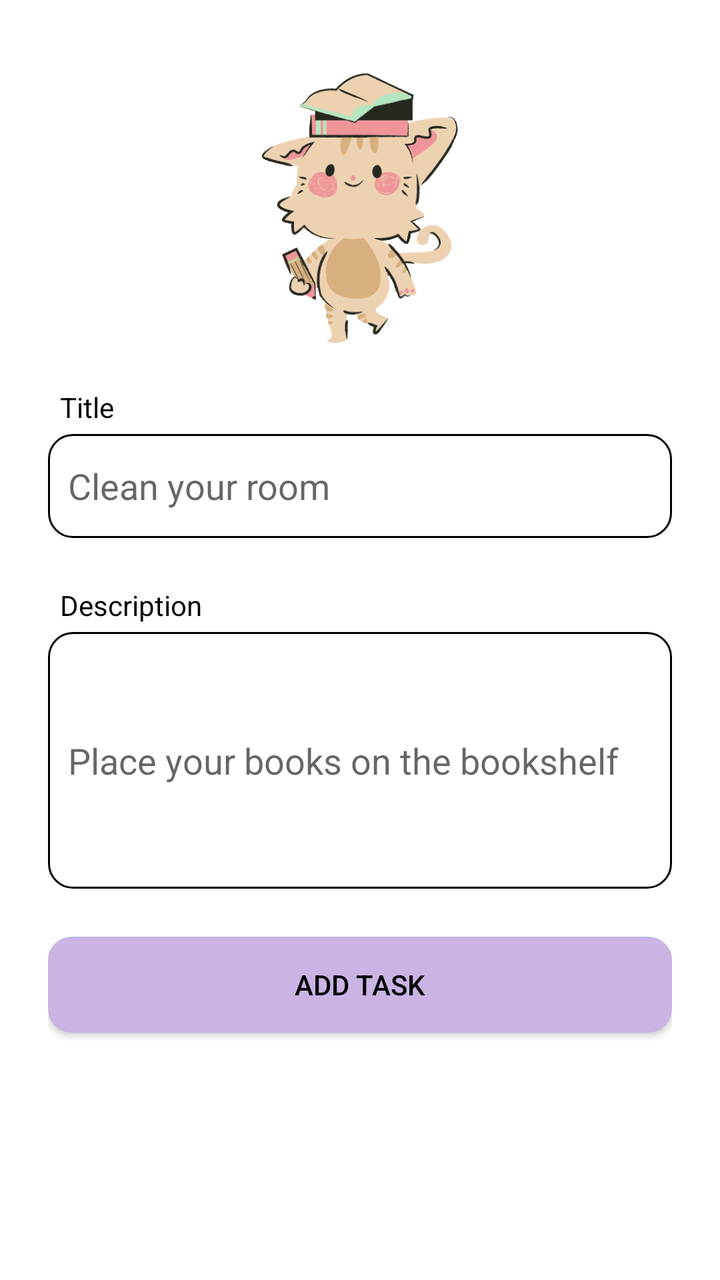
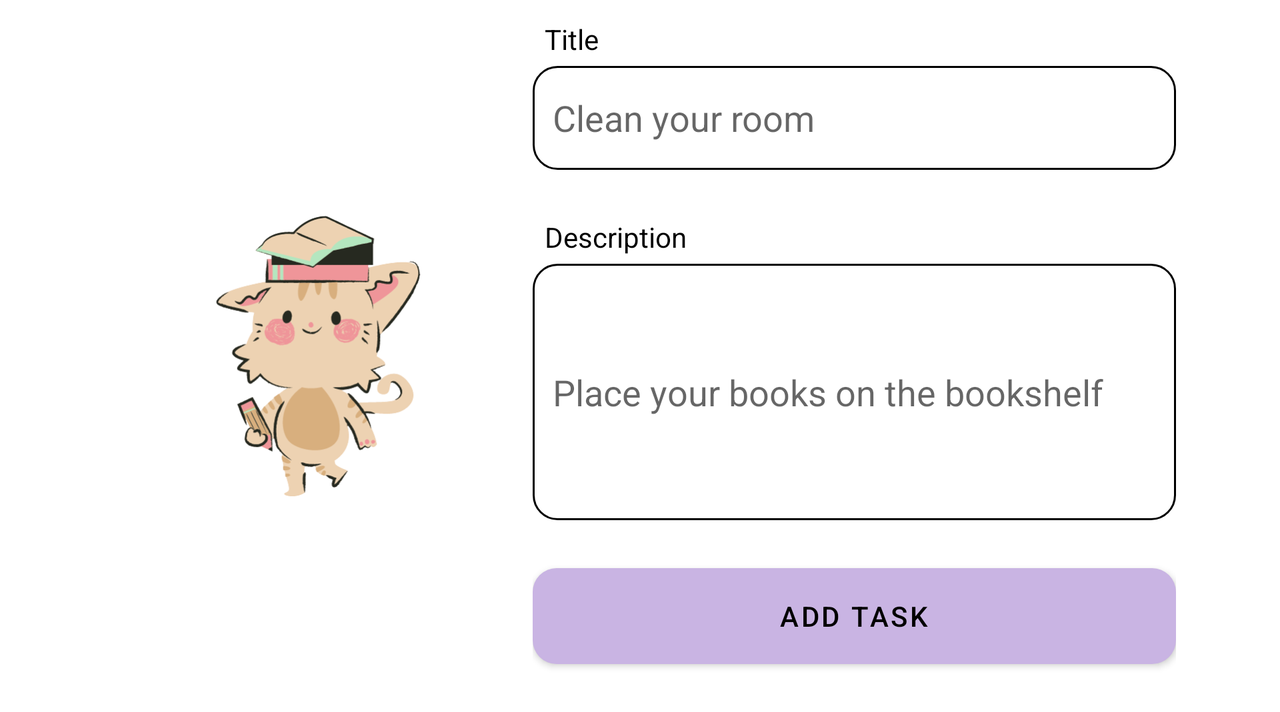

One screen, two layout resources from the same app: the default and the repository's alternative for another configuration. Each is rendered where Android would select it; the XML of both is given below.
<!-- AndroidManifest.xml: application theme Theme.Tasks -->
<!-- res/layout/activity_add_task.xml -->
<?xml version="1.0" encoding="utf-8"?>
<LinearLayout xmlns:android="http://schemas.android.com/apk/res/android"
    xmlns:tools="http://schemas.android.com/tools"
    android:layout_width="match_parent"
    android:layout_height="match_parent"
    android:orientation="vertical"
    android:paddingHorizontal="24dp"
    tools:context=".AddTaskActivity">

    <ImageView
        android:id="@+id/image"
        android:layout_width="160dp"
        android:layout_height="160dp"
        android:layout_gravity="center"
        android:layout_marginTop="24dp"
        android:contentDescription="@string/image"
        android:src="@drawable/cat"/>

    <LinearLayout
        android:layout_width="match_parent"
        android:layout_height="wrap_content"
        android:layout_marginTop="10dp"
        android:orientation="vertical">

        <TextView
            android:layout_width="wrap_content"
            android:layout_height="wrap_content"
            android:layout_marginStart="6dp"
            android:text="@string/title" />

        <EditText
            android:id="@+id/title_input"
            android:layout_width="match_parent"
            android:layout_height="52dp"
            android:layout_marginTop="4dp"
            android:background="@drawable/edit_text_background"
            android:hint="@string/title_placeholder"
            android:inputType="text"
            android:lines="1"
            android:paddingHorizontal="10dp"
            tools:ignore="Autofill"
            android:maxWidth="320dp"/>
    </LinearLayout>

    <LinearLayout
        android:layout_width="match_parent"
        android:layout_height="wrap_content"
        android:layout_marginTop="24dp"
        android:orientation="vertical">

        <TextView
            android:layout_width="wrap_content"
            android:layout_height="wrap_content"
            android:layout_marginStart="6dp"
            android:text="@string/description" />

        <EditText
            android:id="@+id/description_input"
            android:layout_width="match_parent"
            android:layout_height="wrap_content"
            android:layout_marginTop="4dp"
            android:background="@drawable/edit_text_background"
            android:hint="@string/description_placeholder"
            android:inputType="textMultiLine"
            android:lines="5"
            android:padding="10dp"
            tools:ignore="Autofill"
            android:maxWidth="320dp"/>
    </LinearLayout>

    <androidx.appcompat.widget.AppCompatButton
        android:id="@+id/add_task_button"
        android:layout_width="match_parent"
        android:maxWidth="320dp"
        android:layout_height="wrap_content"
        android:layout_marginVertical="24dp"
        android:background="@drawable/button_background"
        android:text="@string/add_task"
        android:textColor="@color/black" />

</LinearLayout>
<!-- resources referenced by this layout -->
<resources>
  <color name="black">#000000</color>
  <!-- drawable button_background (drawable) -->
  <?xml version="1.0" encoding="utf-8"?>
  <shape xmlns:android="http://schemas.android.com/apk/res/android"
      android:shape="rectangle">
      <solid android:color="@color/lavender_blue"/>
      <corners android:radius="12dp"/>
  </shape>
  <!-- drawable cat: png bitmap (drawable-v24, 46256 bytes) -->
  <!-- drawable edit_text_background (drawable) -->
  <?xml version="1.0" encoding="utf-8"?>
  <selector xmlns:android="http://schemas.android.com/apk/res/android">
      <item>
          <shape android:shape="rectangle">
              <solid android:color="@android:color/transparent"/>
              <stroke android:color="?attr/colorOnSecondary" android:width="1dp"/>
              <corners android:radius="12dp"/>
          </shape>
      </item>
  </selector>
  <string name="add_task">Add task</string>
  <string name="description">Description</string>
  <string name="description_placeholder">Place your books on the bookshelf</string>
  <string name="image">Image</string>
  <string name="title">Title</string>
  <string name="title_placeholder">Clean your room</string>
  <style name="Theme.Tasks" parent="Theme.MaterialComponents.DayNight.DarkActionBar">
          
          <item name="colorPrimary">@color/lavender_blue</item>
          <item name="colorPrimaryVariant">@color/blizzard_blue</item>
          <item name="colorOnPrimary">@color/white</item>
          
          <item name="colorSecondary">@color/bisque</item>
          <item name="colorSecondaryVariant">@color/salmon_pink</item>
          <item name="colorOnSecondary">@color/black</item>
          
          <item name="android:statusBarColor">?attr/colorPrimary</item>
          
          <item name="android:textColor">@color/black</item>
          <item name="cardBackgroundColor">@color/card_background_light</item>
      </style>
  <color name="lavender_blue">#C9B4E3</color>
  <color name="blizzard_blue">#A0DAE4</color>
  <color name="white">#FFFFFF</color>
  <color name="bisque">#DDC19E</color>
  <color name="salmon_pink">#F4989C</color>
  <color name="card_background_light">#D5F0F8</color>
</resources>
<!-- res/layout-land/activity_add_task.xml (the repository's variant of the layout above) -->
<!-- drawn on the phone turned sideways -->
<?xml version="1.0" encoding="utf-8"?>
<LinearLayout xmlns:android="http://schemas.android.com/apk/res/android"
    xmlns:app="http://schemas.android.com/apk/res-auto"
    xmlns:tools="http://schemas.android.com/tools"
    android:layout_width="match_parent"
    android:layout_height="wrap_content"
    android:orientation="horizontal"
    android:paddingHorizontal="52dp"
    tools:context=".AddTaskActivity">

    <ImageView
        android:id="@+id/image"
        android:layout_width="0dp"
        android:layout_height="match_parent"
        android:layout_weight="40"
        android:padding="24dp"
        android:contentDescription="@string/image"
        android:src="@drawable/cat" />

    <ScrollView
        android:layout_width="0dp"
        android:layout_height="wrap_content"
        android:layout_weight="60"
        android:scrollbars="none">

        <LinearLayout
            android:layout_width="match_parent"
            android:layout_height="wrap_content"
            android:orientation="vertical">

            <LinearLayout
                android:layout_width="match_parent"
                android:layout_height="wrap_content"
                android:layout_marginTop="10dp"
                android:orientation="vertical">

                <TextView
                    android:layout_width="wrap_content"
                    android:layout_height="wrap_content"
                    android:layout_marginStart="6dp"
                    android:text="@string/title" />

                <EditText
                    android:id="@+id/title_input"
                    android:layout_width="match_parent"
                    android:layout_height="52dp"
                    android:layout_marginTop="4dp"
                    android:background="@drawable/edit_text_background"
                    android:hint="@string/title_placeholder"
                    android:inputType="text"
                    android:lines="1"
                    android:paddingHorizontal="10dp"
                    tools:ignore="Autofill" />
            </LinearLayout>

            <LinearLayout
                android:layout_width="match_parent"
                android:layout_height="wrap_content"
                android:layout_marginTop="24dp"
                android:orientation="vertical">

                <TextView
                    android:layout_width="wrap_content"
                    android:layout_height="wrap_content"
                    android:layout_marginStart="6dp"
                    android:text="@string/description" />

                <EditText
                    android:id="@id/description_input"
                    android:layout_width="match_parent"
                    android:layout_height="wrap_content"
                    android:layout_marginTop="4dp"
                    android:background="@drawable/edit_text_background"
                    android:hint="@string/description_placeholder"
                    android:inputType="textMultiLine"
                    android:lines="5"
                    android:padding="10dp"
                    tools:ignore="Autofill" />
            </LinearLayout>

            <CheckBox
                android:id="@+id/add_date_time"
                android:layout_width="wrap_content"
                android:layout_height="wrap_content"
                android:checked="false"
                android:text="@string/set_date_and_time"
                android:visibility="gone"/>

            <LinearLayout
                android:id="@+id/date_time_layout"
                android:layout_width="wrap_content"
                android:layout_height="wrap_content"
                android:layout_marginTop="24dp"
                android:orientation="horizontal"
                android:visibility="gone"
                android:layout_gravity="center">

                <TextView
                    android:id="@+id/date"
                    android:layout_width="wrap_content"
                    android:layout_height="wrap_content"
                    android:gravity="center"
                    android:text="@string/date_placeholder"
                    android:textSize="14sp"
                    app:drawableStartCompat="@drawable/ic_calendar"
                    android:drawablePadding="5dp"/>

                <TextView
                    android:id="@+id/time"
                    android:layout_marginStart="50dp"
                    android:layout_width="wrap_content"
                    android:layout_height="wrap_content"
                    android:gravity="center"
                    android:text="@string/time_placeholder"
                    android:textSize="14sp"
                    app:drawableStartCompat="@drawable/ic_clock"
                    android:drawablePadding="5dp"/>

            </LinearLayout>

            <Button
                android:id="@+id/add_task_button"
                android:layout_width="match_parent"
                android:layout_height="wrap_content"
                android:layout_marginTop="24dp"
                android:background="@drawable/button_background"
                android:text="@string/add_task"
                android:textColor="@color/black"
                android:layout_marginBottom="24dp"/>
        </LinearLayout>
    </ScrollView>

</LinearLayout>
<!-- resources referenced by the variant -->
<!-- as the phone turned sideways resolves them -->
<resources>
  <color name="black">#000000</color>
  <!-- drawable button_background (drawable) -->
  <?xml version="1.0" encoding="utf-8"?>
  <shape xmlns:android="http://schemas.android.com/apk/res/android"
      android:shape="rectangle">
      <solid android:color="@color/lavender_blue"/>
      <corners android:radius="12dp"/>
  </shape>
  <!-- drawable cat: png bitmap (drawable-v24, 46256 bytes) -->
  <!-- drawable edit_text_background (drawable) -->
  <?xml version="1.0" encoding="utf-8"?>
  <selector xmlns:android="http://schemas.android.com/apk/res/android">
      <item>
          <shape android:shape="rectangle">
              <solid android:color="@android:color/transparent"/>
              <stroke android:color="?attr/colorOnSecondary" android:width="1dp"/>
              <corners android:radius="12dp"/>
          </shape>
      </item>
  </selector>
  <!-- drawable ic_calendar (drawable) -->
  <vector android:height="24dp" android:tint="?attr/colorOnSecondary"
      android:viewportHeight="24" android:viewportWidth="24"
      android:width="24dp" xmlns:android="http://schemas.android.com/apk/res/android">
      <path android:fillColor="@android:color/white" android:pathData="M19,4h-1V2h-2v2H8V2H6v2H5C3.89,4 3.01,4.9 3.01,6L3,20c0,1.1 0.89,2 2,2h14c1.1,0 2,-0.9 2,-2V6C21,4.9 20.1,4 19,4zM19,20H5V10h14V20zM9,14H7v-2h2V14zM13,14h-2v-2h2V14zM17,14h-2v-2h2V14zM9,18H7v-2h2V18zM13,18h-2v-2h2V18zM17,18h-2v-2h2V18z"/>
  </vector>
  <!-- drawable ic_clock (drawable) -->
  <vector android:height="24dp" android:tint="?attr/colorOnSecondary"
      android:viewportHeight="24" android:viewportWidth="24"
      android:width="24dp" xmlns:android="http://schemas.android.com/apk/res/android">
      <path android:fillColor="@android:color/white" android:pathData="M11.99,2C6.47,2 2,6.48 2,12s4.47,10 9.99,10C17.52,22 22,17.52 22,12S17.52,2 11.99,2zM12,20c-4.42,0 -8,-3.58 -8,-8s3.58,-8 8,-8 8,3.58 8,8 -3.58,8 -8,8z"/>
      <path android:fillColor="@android:color/white" android:pathData="M12.5,7H11v6l5.25,3.15 0.75,-1.23 -4.5,-2.67z"/>
  </vector>
  <string name="add_task">Add task</string>
  <string name="date_placeholder">DD/MM/YYYY</string>
  <string name="description">Description</string>
  <string name="description_placeholder">Place your books on the bookshelf</string>
  <string name="image">Image</string>
  <string name="set_date_and_time">Set date and time</string>
  <string name="time_placeholder">HH:MM</string>
  <string name="title">Title</string>
  <string name="title_placeholder">Clean your room</string>
  <style name="Theme.Tasks" parent="Theme.MaterialComponents.DayNight.DarkActionBar">
          
          <item name="colorPrimary">@color/lavender_blue</item>
          <item name="colorPrimaryVariant">@color/blizzard_blue</item>
          <item name="colorOnPrimary">@color/white</item>
          
          <item name="colorSecondary">@color/bisque</item>
          <item name="colorSecondaryVariant">@color/salmon_pink</item>
          <item name="colorOnSecondary">@color/black</item>
          
          <item name="android:statusBarColor">?attr/colorPrimary</item>
          
          <item name="android:textColor">@color/black</item>
          <item name="cardBackgroundColor">@color/card_background_light</item>
      </style>
  <color name="lavender_blue">#C9B4E3</color>
  <color name="blizzard_blue">#A0DAE4</color>
  <color name="white">#FFFFFF</color>
  <color name="bisque">#DDC19E</color>
  <color name="salmon_pink">#F4989C</color>
  <color name="card_background_light">#D5F0F8</color>
</resources>
